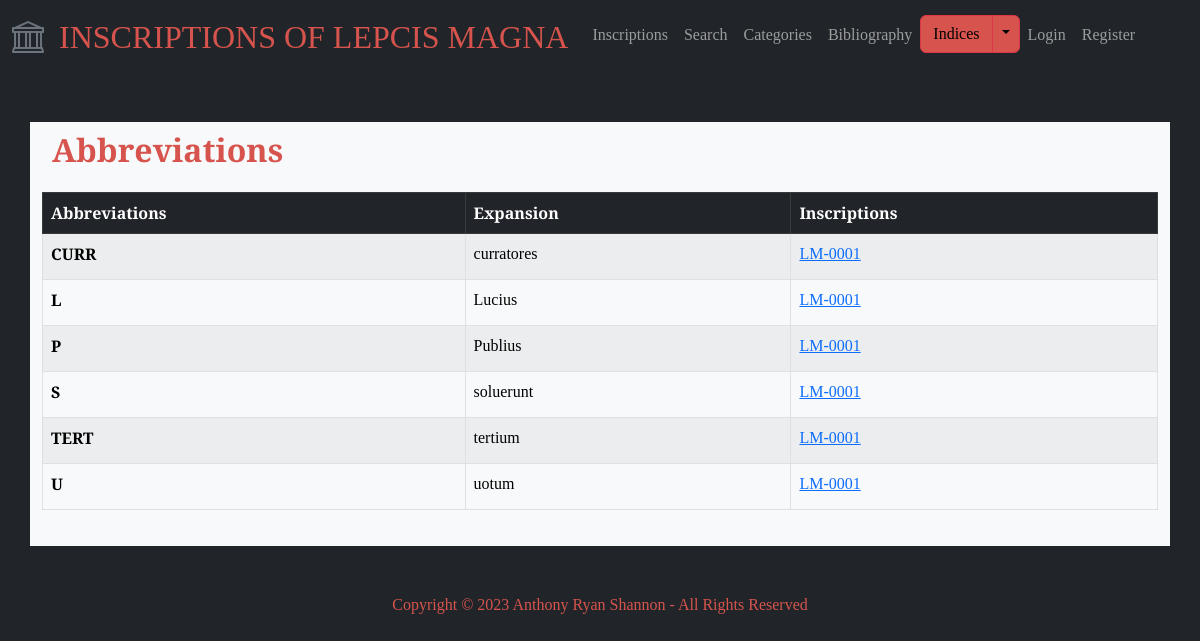
Screenshot of /abbreviations with the database file from the repository.
### lepcismagna/models.py (models this page shows, shortened)
class Abbreviation(models.Model):
    abbreviation = models.CharField(max_length=20, blank=True)
    expansion = models.CharField(max_length=50, blank=True)
    inscriptions = models.ManyToManyField('Inscription', blank=True)

class Inscription(models.Model):
    entry_creation_time = models.DateTimeField(auto_now_add=True)
    entry_creator = models.ForeignKey(User, on_delete=models.CASCADE, blank=True, null=True)
    is_validated = models.BooleanField(default=False)
    inscription_id = models.CharField(max_length=20, blank=True)
    title = models.CharField(max_length=100, blank=True)
    description = models.TextField(blank=True)
    materials = models.ManyToManyField('Material', blank=True, related_name='materials')
    object_types = models.ManyToManyField('ObjectType', blank=True, related_name='object_types')
    text = models.TextField(blank=True)
    techniques = models.ManyToManyField('Technique', blank=True, related_name='techniques')
    letters = models.TextField(blank=True)
    languages = models.ManyToManyField('Language', blank=True, related_name='languages')
    date = models.CharField(max_length=50)
    findspot_desc = models.TextField(blank=True)
    associated_inscr = models.ManyToManyField('self', blank=True)
    original_location = models.CharField(max_length=255)
    last_recorded_location = models.CharField(max_length=255)
    repositories = models.ManyToManyField('Repository', blank=True, related_name='repositories')
    categories = models.ManyToManyField('Category', blank=True, related_name='categories')
    transcription_interpretive = models.TextField(blank=True)
    transcription_diplomatic = models.TextField(blank=True)
    transcription_appcrit = models.TextField(blank=True)
    translation_english = models.TextField(blank=True)
    commentary = models.TextField(blank=True)
    epigraphic_references = models.ManyToManyField('EpigraphicReference', blank=True, related_name='epigraphic_references')
    bibliography_text = models.TextField(blank=True)
    bibliography_entries = models.ManyToManyField('Bibliography', blank=True, related_name='bibliography_entries')
    images = models.ManyToManyField('Image', blank=True, related_name='images')
    abbreviations = models.ManyToManyField('Abbreviation', blank=True, related_name='abbreviations')
    age_at_death = models.ManyToManyField('AgeAtDeath', blank=True, related_name='age_at_death')
    divine_sacred_beings = models.ManyToManyField('DivineSacredBeing', blank=True, related_name='divine_sacred_beings')
    emperors_imperial_family = models.ManyToManyField('EmperorImperialFamily', blank=True, related_name='emperors_imperial_family')
    erasures = models.ManyToManyField('Erasure', blank=True, related_name='erasures')
    findspots = models.ManyToManyField('Findspot', blank=True, related_name='findspots')
    fragments = models.ManyToManyField('Fragment', blank=True, related_name='fragments')
    organizations = models.ManyToManyField('Organization', blank=True, related_name='organizations')
    people = models.ManyToManyField('Person', blank=True, related_name='people')
    personal_names = models.ManyToManyField('PersonalName', blank=True, related_name='personal_names')
    place_names = models.ManyToManyField('PlaceName', blank=True, related_name='place_names')
    symbols = models.ManyToManyField('Symbol', blank=True, related_name='symbols')
    words = models.ManyToManyField('Word', blank=True, related_name='words')

### lepcismagna/views.py (the view)
# urls.py: path("abbreviations", views.abbreviations, name="abbreviations"),
def abbreviations(request):
    abbreviations = Abbreviation.objects.prefetch_related('inscriptions')
    return render(request, "lepcismagna/abbreviations.html", {"abbreviations": abbreviations})

### lepcismagna/templates/lepcismagna/abbreviations.html
{% extends "lepcismagna/layout.html" %} {% block body %}
<div class="index-header">
  <h2>Abbreviations</h2>
</div>
<table class="table table-striped table-hover table-bordered">
  <thead class="table-dark">
    <tr>
      <th scope="col">Abbreviations</th>
      <th scope="col">Expansion</th>
      <th scope="col">Inscriptions</th>
    </tr>
  </thead>
  <tbody class="table-light">
    {% for abbreviation in abbreviations %}
    <tr>
      <th scope="row">{{ abbreviation.abbreviation }}</th>
      <td>{{ abbreviation.expansion|safe }}</td>
      <td>
        <ul id="index-inscription-list">
          {% for inscription in abbreviation.inscriptions.all %}
          <li class="inscription-list-item">
            <a href="{% url 'inscription_detail' inscription.inscription_id|default:'No inscription ID' %}">
              {{ inscription.inscription_id }}
            </a>
          </li>
          {% endfor %}
        </ul>
      </td>
    </tr>
    {% endfor %}
  </tbody>
</table>
{% endblock %}

### lepcismagna/static/lepcismagna/styles.css (style rules this page uses)
body { font-family: "EB Garamond", serif; font-style: normal; font-variant: normal; }
h2 { color: #d6544d; font-size: 32px; font-weight: 700; line-height: 35px; margin-bottom: 15px; }
li:not(last-child) { margin-bottom: 5px; }
.index-header { padding: 10px; }
.inscription-list-item { display: inline-block; margin-right: 10px; }
#inscriptions-list, #index-inscription-list, #category-items, #dossier-list { list-style: none; padding-left: 0; margin: 0; }

### rows the page displays
Abbreviation: abbreviation "CURR", expansion "curratores"
Inscription: inscription_id "LM-0001"
Abbreviation: abbreviation "L", expansion "Lucius"
Abbreviation: abbreviation "P", expansion "Publius"
Abbreviation: abbreviation "S", expansion "soluerunt"
Abbreviation: abbreviation "TERT", expansion "tertium"
Abbreviation: abbreviation "U", expansion "uotum"
